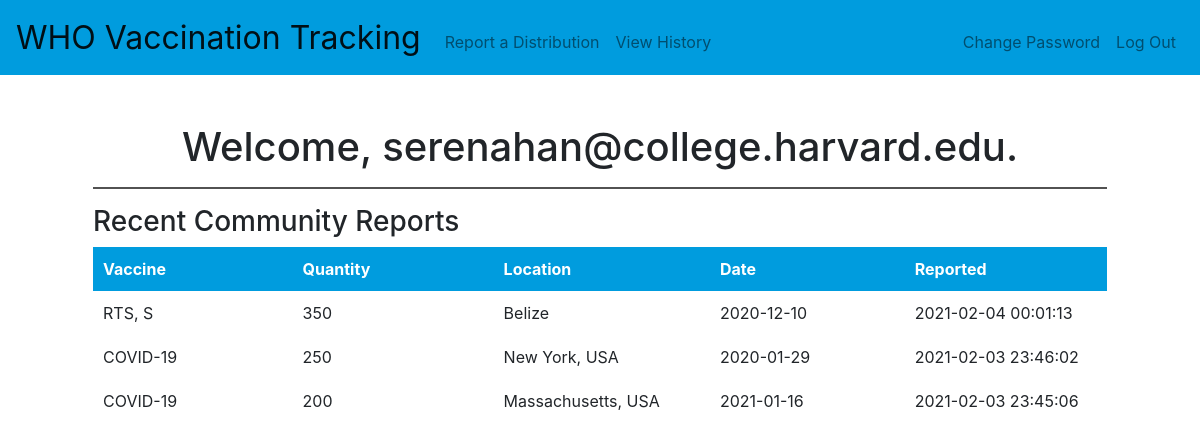
The page / (signed in) on the database its author committed.
### tables this page shows
CREATE TABLE "users" (
	"id"	INTEGER UNIQUE,
	"email"	INTEGER NOT NULL UNIQUE,
	"hash"	TEXT UNIQUE,
	PRIMARY KEY("id" AUTOINCREMENT)
);

CREATE TABLE "posts" (
	"id"	INTEGER UNIQUE,
	"user_id"	INTEGER,
	"vaccine"	TEXT,
	"quantity"	INTEGER,
	"location"	TEXT,
	"date"	TEXT,
	"notes"	TEXT DEFAULT NULL,
	"timestamp"	INTEGER DEFAULT CURRENT_TIMESTAMP,
	PRIMARY KEY("id" AUTOINCREMENT)
);

### application.py (the view)
@app.route("/", methods=["GET"])
def index():
    if not session.get("user_id"):
        return render_template("homepage.html")
    else:
        email = db.execute("SELECT email FROM users WHERE id = ?", (session.get("user_id"),)).fetchone()[0]
        recent_reports = db.execute("SELECT vaccine, quantity, location, date, timestamp FROM posts ORDER BY timestamp DESC LIMIT 100").fetchall()
        return render_template("data_homepage.html", email=email, reports=recent_reports)

### application.py (called while the page is built)
@app.after_request
def after_request(response):
    response.headers["Cache-Control"] = "no-cache, no-store, must-revalidate"
    response.headers["Expires"] = 0
    response.headers["Pragma"] = "no-cache"
    return response

### templates/data_homepage.html (shortened to what this page needs)
{% extends "layout.html" %}
{% block main %}
    <div class="container">
        {% if username != "Log in" %}
            <h1 id="welcome">Welcome, {{ email }}.</h1>
            <hr id="welcome_line">
        {% endif %}
        <h3>Recent Community Reports</h3>
        <table>
            <thead>
                <tr>
                    <th>Vaccine</th>
                    <th>Quantity</th>
                    <th>Location</th>
                    <th>Date</th>
                    <th>Reported</th>
                </tr>
            </thead>
            <tbody>
                {% for report in reports %}
                    <tr>
                        <td>{{ report[0] }}</td>
                        <td>{{ report[1] }}</td>
                        <td>{{ report[2] }}</td>
                        <td>{{ report[3] }}</td>
                        <td>{{ report[4] }}</td>
                    </tr>
                {% endfor %}
            </tbody>
        </table>
    </div>
{% endblock %}

### templates/layout.html (shortened to what this page needs)
<!DOCTYPE html>
<html lang="en">
    <head>
        <link rel="stylesheet" href="https://cdn.jsdelivr.net/npm/bootstrap@4.5.3/dist/css/bootstrap.min.css">
        <link href="/static/styles.css" rel="stylesheet">
    </head>
    <body>
        <nav id="full_navbar" class="navbar navbar-expand-md navbar-light" style="background-color: #009CDE;">
            <a class="navbar-brand" href="/">WHO Vaccination Tracking</a>
            <div class="collapse navbar-collapse" id="navbar">
                {% if session.user_id %}
                    <ul class="navbar-nav mr-auto mt-2">
                        <li class="nav-item"><a class="nav-link" href="/report">Report a Distribution</a></li>
                        <li class="nav-item"><a class="nav-link" href="/history">View History</a></li>
                    </ul>
                    <ul class="navbar-nav ml-auto mt-2">
                        <li class="nav-item"><a class="nav-link" href="/password">Change Password</a></li>
                        <li class="nav-item"><a class="nav-link" href="/logout">Log Out</a></li>
                    </ul>
                {% else %}
                    <ul class="navbar-nav ml-auto mt-2">
                        <li class="nav-item"><a class="nav-link" href="/register">Register</a></li>
                        <li class="nav-item"><a class="nav-link" href="/login">Log In</a></li>
                    </ul>
                {% endif %}
            </div>
        </nav>
        <main class="container p-5">
            {% block main %}{% endblock %}
        </main>
    </body>
</html>

### static/styles.css (style rules this page uses)
nav .navbar-brand { font-size: xx-large; }
#full_navbar { min-height: 75px; position: sticky; }
main { overflow-x: auto; text-align: center; }
.container { text-align: left; }
a { color: #009CDE; }
#welcome { text-align: center; }
#welcome_line { border: 1px solid #525252; }
main table { text-align: left; }
th { background-color: #009CDE; color: white; }
th, td { width: 250px; padding: 10px; }

### rows shown on the page
users: email "serenahan@college.harvard.edu"
posts: vaccine "RTS, S", quantity "350", location "Belize", date "2020-12-10", timestamp "2021-02-04 00:01:13"
posts: vaccine "COVID-19", quantity "250", location "New York, USA", date "2020-01-29", timestamp "2021-02-03 23:46:02"
posts: vaccine "COVID-19", quantity "200", location "Massachusetts, USA", date "2021-01-16", timestamp "2021-02-03 23:45:06"
